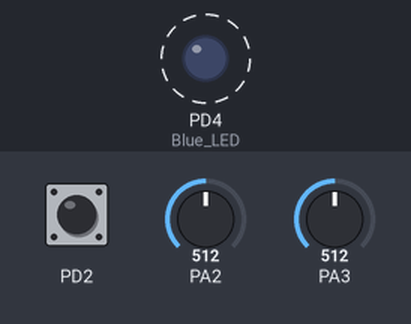
This program was run on a simulated ATmega644P, built with avr-gcc and emulated at 20 MHz. Parts: output pins drawn as LEDs (lit = HIGH). Dashed ring = blinking. The inputs (shaded band) are chosen by the test bench; at power-on: PA2 = 512, PA3 = 512, PD2 HIGH. What the program prints to the serial monitor is not drawn.

Above: at 0.9 s.
1.3 s: PA2 set to 689
4.3 s: PA2 set to 718
Timing chart, 0 to 13.3 s (numbered marks = the images above; inputs shaded):
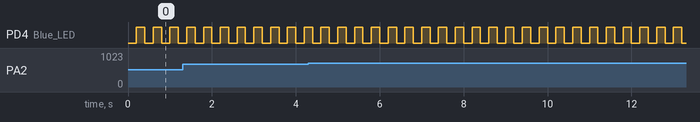

The program:

main.c
```c
/*
 * BT Transmit ISR.c
 *
 * Created: 11/03/2026 10:38:58
 * Author : ZEBED & Jeremy
 */

#define F_CPU 20E6
#include <avr/io.h>
#include <util/delay.h>
#include <string.h>
#include <stdio.h>
#include <avr/interrupt.h>

#define Compare 62499								// Compare value for 0.2s


#define Green_LED PB4								// Green LED is on PortB bit 4
#define Blue_LED PD4								// Blue LED is on PortD bit 4
#define Mode_Switch_Btn PD2							// Mode Switch Button is on PORTD bit 2
volatile int ADC_Result; // Declaring ADC Result as volatile
volatile int ADC_Result_X = 0;
volatile int ADC_Result_Y = 0;

char UART_Buffer[30];

//Define Baud rate, UL tells complier to treat value as long unisgned integer, 32 bits
// This is needed for calculation that follows so the compiler doesnt default to 16-bits
#define Baud_Rate 9600UL
#define Baud_Register_Value ((F_CPU / (16 * Baud_Rate))-1)

int ADC_Conversion()  // ADC conversion function
{
	ADCSRA |= 1<<ADSC;         // ADSC (starts conversion) bit set
	while(ADCSRA & 1<<ADSC);   // As long as ADSC high, stay in while loop
	return(ADC);
}

void Transmit_Character(char C)
{
	while((UCSR0A & 1<<UDRE0) == 0);							// Wait for Data Register to be empty
	UDR0 = C;													// Transmit the character passed to the function
}

void Transmit_String(char String[])
{
	uint8_t String_Length = strlen(String);						// Obtain string's length
	for (uint8_t Index = 0; Index < String_Length; Index++)		// Loop through the string
	{
		Transmit_Character(String[Index]);						// Transmit a character
	}
}

void ADC_Select_PA2()
{
	// Select PA2 (ADC2) as input
	ADMUX = (1 << REFS0) | (1 << MUX1); // MUX1 set for PA2 (ADC2)
}

void ADC_Select_PA3()
{
	// Select PA3 (ADC3) as input
	ADMUX = (1 << REFS0) | (1 << MUX1) | (1 << MUX0); // MUX1 + MUX2 set for PA3 (ADC3)
}

int main(void)
{
	UBRR0 = Baud_Register_Value;			// Set UART's baud to 9600 with F_CPU = 20 MHz
	UCSR0B = 1<<TXEN0;						// Transmitter enable

	// ADC initialisation
	ADMUX = 1<<REFS0 | 1<<MUX1;              // Sets Reference voltage and input to the ADC
	ADCSRA = 1<<ADEN | 1<<ADPS0 | 1<<ADPS1 | 1<<ADPS2;  // Enables ADC and sets prescale
	DIDR0 = 0xFF;                            // Sets register DIDR off

	DDRD |= 1<<Blue_LED; 							// Pin with blue LED an output
	DDRD &= ~(1 << Mode_Switch_Btn);   // PD2 as input
	PORTD |=  (1 << Mode_Switch_Btn);  // enable pull-up

	OCR1A = Compare;								// Load compare value
	TCCR1B	= 1<<WGM12 | 1<<CS11 | 1<<CS10;			// CTC mode, prescale c/64
	TIMSK1 = 1<<OCIE1A;								// Enable output Compare Interrupts A

	sei();											// Enable global interrupts

	while (1)
	{

	}
}

ISR(TIMER1_COMPA_vect)
{
	PORTD ^= 1<<Blue_LED;							// Toggle Blue LED
	// Read joystick x values
	ADC_Select_PA2();					// change ADC to read x values
	ADC_Conversion();					// throwaway conversion
	ADC_Result_X = ADC_Conversion();	// store x value

	// Read joystick y values
	ADC_Select_PA3();					// change ADC to read y values
	ADC_Conversion();					// throwaway conversion
	ADC_Result_Y = ADC_Conversion();	// store y value


	if (ADC_Result_X > 700)				// Joystick pushed forwards
	{
		Transmit_Character('F');
	}
	else if (ADC_Result_X < 300)		// Joystick pushed backwards
	{
		Transmit_Character('B');
	}
	else if (ADC_Result_Y > 700)		// Joystick pushed left
	{
		Transmit_Character('L');
	}
	else if (ADC_Result_Y < 300)		// Joystick pushed right
	{
		Transmit_Character('R');
	}
	else if (!(PIND & ( 1<< Mode_Switch_Btn)) )
	{
		Transmit_Character('Z');
	}
	else
	{
		Transmit_Character('s');
	}
}
```

Measured:
- by itself, PD4 (Blue_LED): alternates HIGH for 0.20 s and LOW for 0.20 s
